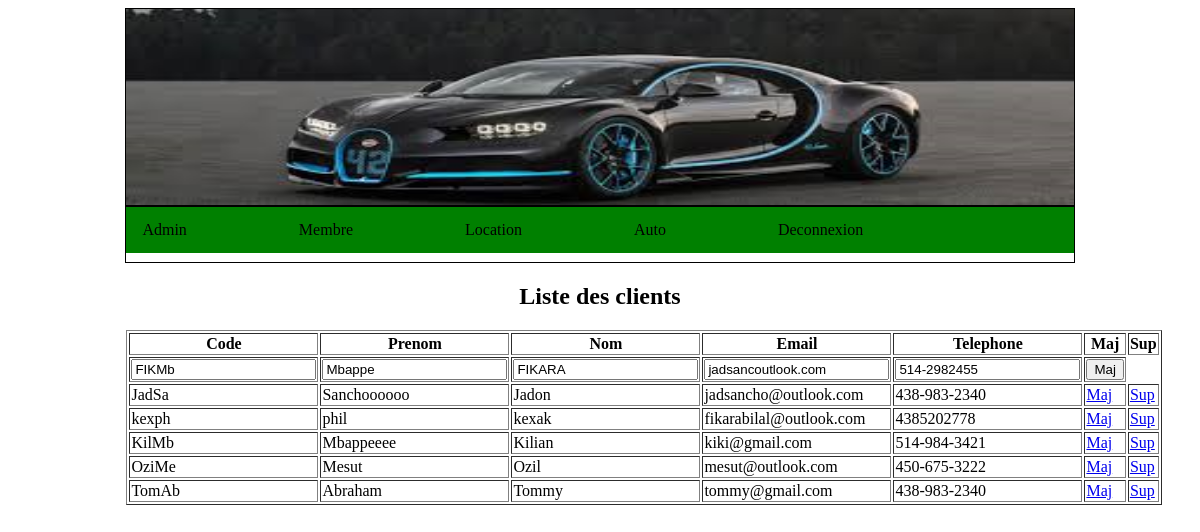
Screenshot of /admin.php?lien=adminmembre&idclient=FIKMb&oper=Maj (signed in) with the database file from the repository.
### tables this page shows
CREATE TABLE `client` (
  `code` varchar(40) NOT NULL,
  `prenom` varchar(40) NOT NULL,
  `nom` varchar(40) NOT NULL,
  `email` varchar(50) NOT NULL,
  `telephone` varchar(50) NOT NULL,
  `login` varchar(300) NOT NULL,
  `password` varchar(300) NOT NULL
);

### adminmembre.php (the view, shortened to what this page needs)
<h2>Liste des clients</h2>
<?php
include("connect.php");
	if(isset($_GET["oper"]))
	{
		$oper=$_GET["oper"];
		switch($oper)
		{
			case "Maj":
				$idclient=$_GET["idclient"];
			break;
		}
	}
	else
	{
		$idclient='';
	}
echo "<form method='post'>";
$reqlisteclient=mysqli_query($connect,"select * from client") or die ("Erreur de selection");
echo "<table border=1> <th>Code</th> <th>Prenom</th> <th>Nom</th><th>Email</th> <th>Telephone</th>
    <th>Maj</th><th>Sup</th>";
	while($reqresultat=mysqli_fetch_row($reqlisteclient))
	{
		$listecode=$reqresultat[0];
		$listeprenom=$reqresultat[1];
		$listenom=$reqresultat[2];
		$listeemail=$reqresultat[3];
		$listetel=$reqresultat[4];
		if($listecode==$idclient)
		{
			echo "<tr>
			<td><input name='id_client' value='$listecode'></td>
			<td><input name='prenom' value='$listeprenom'></td>
			<td><input name='nom' value='$listenom'></td>
			<td><input name='email' value='$listeemail'></td>
			<td><input name='tel' value='$listetel'></td>
			<td><input type='submit' name='update' value='Maj'></td>
				</tr>";
		}
		else
		{
		echo "<tr> <td>$listecode</td> <td>$listeprenom</td> <td>$listenom</td> <td>$listeemail</td> <td>$listetel</td>
	<td><a href='admin.php?lien=adminmembre&idclient=$listecode&oper=Maj'> Maj </a></td>
	<td><a href='admin.php?lien=adminmembre&idclient=$listecode&oper&oper=Sup'> Sup </a></td>
	</tr>";
		}
	}
echo "</table>";
echo"</form>";
?>

### rows the page displays
client: id_client "FIKMb", prenom "Mbappe", nom "FIKARA", email "jadsancoutlook.com", tel "514-2982455"
client: code "JadSa", prenom "Sanchoooooo", nom "Jadon", email "jadsancho@outlook.com", telephone "438-983-2340"
client: code "kexph", prenom "phil", nom "kexak", email "fikarabilal@outlook.com", telephone "4385202778"
client: code "KilMb", prenom "Mbappeeee", nom "Kilian", email "kiki@gmail.com", telephone "514-984-3421"
client: code "OziMe", prenom "Mesut", nom "Ozil", email "mesut@outlook.com", telephone "450-675-3222"
client: code "TomAb", prenom "Abraham", nom "Tommy", email "tommy@gmail.com", telephone "438-983-2340"
